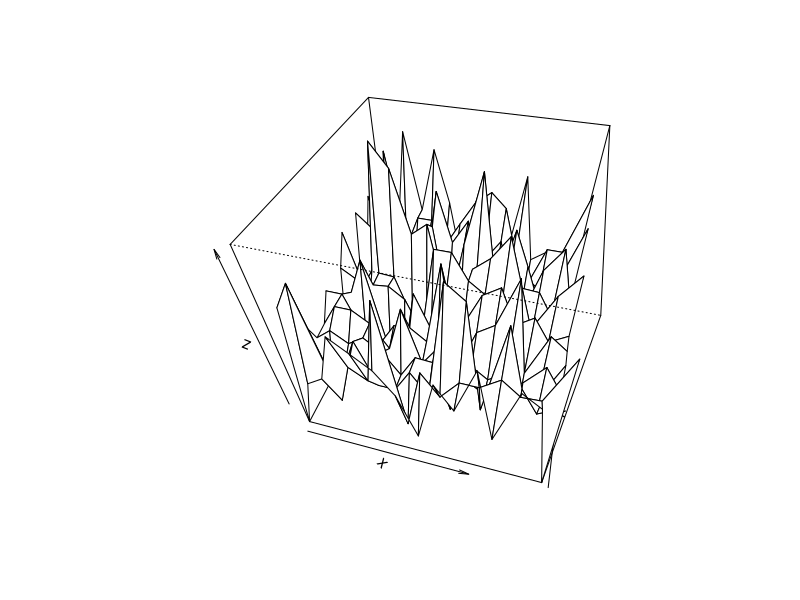

The R source for this figure:
z <- matrix(c(10,
333,
266,
166,
170,
233,
70,
233,
303,
100,
303,
205,
300,
10,
140,
170,
400,
70,
200,
233,
233,
203,
205,
106,
170,
266,
200,
70,
400,
140,
200,
70,
133,
170,
233,
103,
303,
200,
203,
500,
266,
266,
300,
136,
433,
333,
200,
233,
200,
203,
100,
10,
205,
200,
450,
270,
200,
133,
233,
233,
300,
170,
100,
166,
133,
166,
10,
173,
73,
300,
200,
100,
200,
233,
400,
266,
400,
100,
100,
266,
170,
236,
73,
55,
333,
300,
366,
233,
166,
266,
203,
40,
173,
173,
106,
136,
133,
333,
70,
140,
40,
236,
170,
236,
70,
73,
236,
106,
170,
170,
366,
270,
333,
10,
10,
266,
303,
40,
303,
300,
266,
173,
433,
10,
73,
73,
173,
266,
266,
73,
450,
10,
170,
336,
136,
200,
233,
400,
133,
133,
200,
270,
236,
303,
236,
203,
100,
233,
300,
70,
333,
233,
100,
100,
100,
233,
300,
173,
366,
136,
200,
300,
100,
166,
366,
133,
270,
366,
133,
136,
366,
203,
140,
236,
203,
70,
203,
136,
70,
133,
300,
233,
203,
170,
100,
100,
236,
170,
106,
200,
233,
100,
100,
203,
166,
270,
236,
133,
233,
70,
233,
173,
270,
103,
133,
300,
170,
136,
203,
10,
10,
366,
166,
166,
203,
200,
203,
333,
203,
100,
150,
333,
170,
366,
10),nrow=15.0,ncol=15.0, byrow=TRUE,dimnames = NULL)
x <- seq(0,14.0,by=1)
y <- seq(0,14.0,by=1)
persp(x,y,z,theta=15,phi=45)
